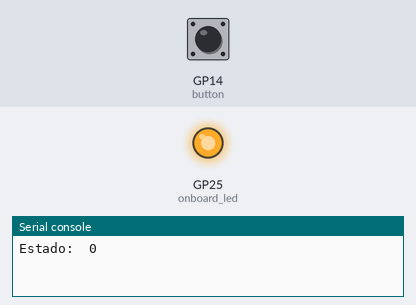
Bench run of a program on a simulated Raspberry Pi Pico running MicroPython. On the bench: output pins drawn as LEDs (lit = HIGH), the last lines printed to the serial console. Inputs (shaded band) come from the test bench; at power-on: GP14 (button) LOW.

Above: at 1.2 s.
1.3 s: GP14 (button) pulled HIGH for 1 s
At 2.8 s:
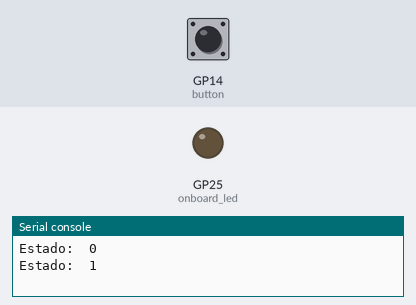
Timing chart, 0 to 4.3 s (numbered marks = the images above; inputs shaded):
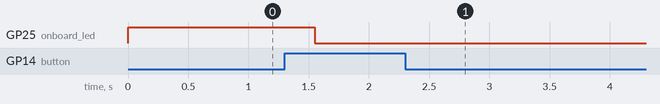

Measured:
- after the input at 1.3 s, GP25 (onboard_led): HIGH → LOW after 0.25 s

The program:

sate_machine_001.py
```python
from machine import Pin, I2C
import utime

# Configure button hardware
onboard_led = Pin(25, Pin.OUT)
button = machine.Pin(14, machine.Pin.IN, machine.Pin.PULL_DOWN)

# Set initial conditions
onboard_led.high()
state = 0
print("Estado: ", state)

# attach the interrupt to the buttonPin
def alert(pin):
    #avoid rebounds
    global state
    utime.sleep(0.25)
    if button.value() == 1:
        if state == 0:
            state = 1
            print("Estado: ", state)
        elif state == 1:
            state = 2
            print("Estado: ", state)
        elif state == 2:
            state = 3
            print("Estado: ", state)
        elif state == 3:
            state = 0
            print("Estado: ", state)

button.irq(trigger = Pin.IRQ_RISING , handler = alert)

while True:
    if state==0:
        onboard_led.high()
    else:
        onboard_led.low()
```
